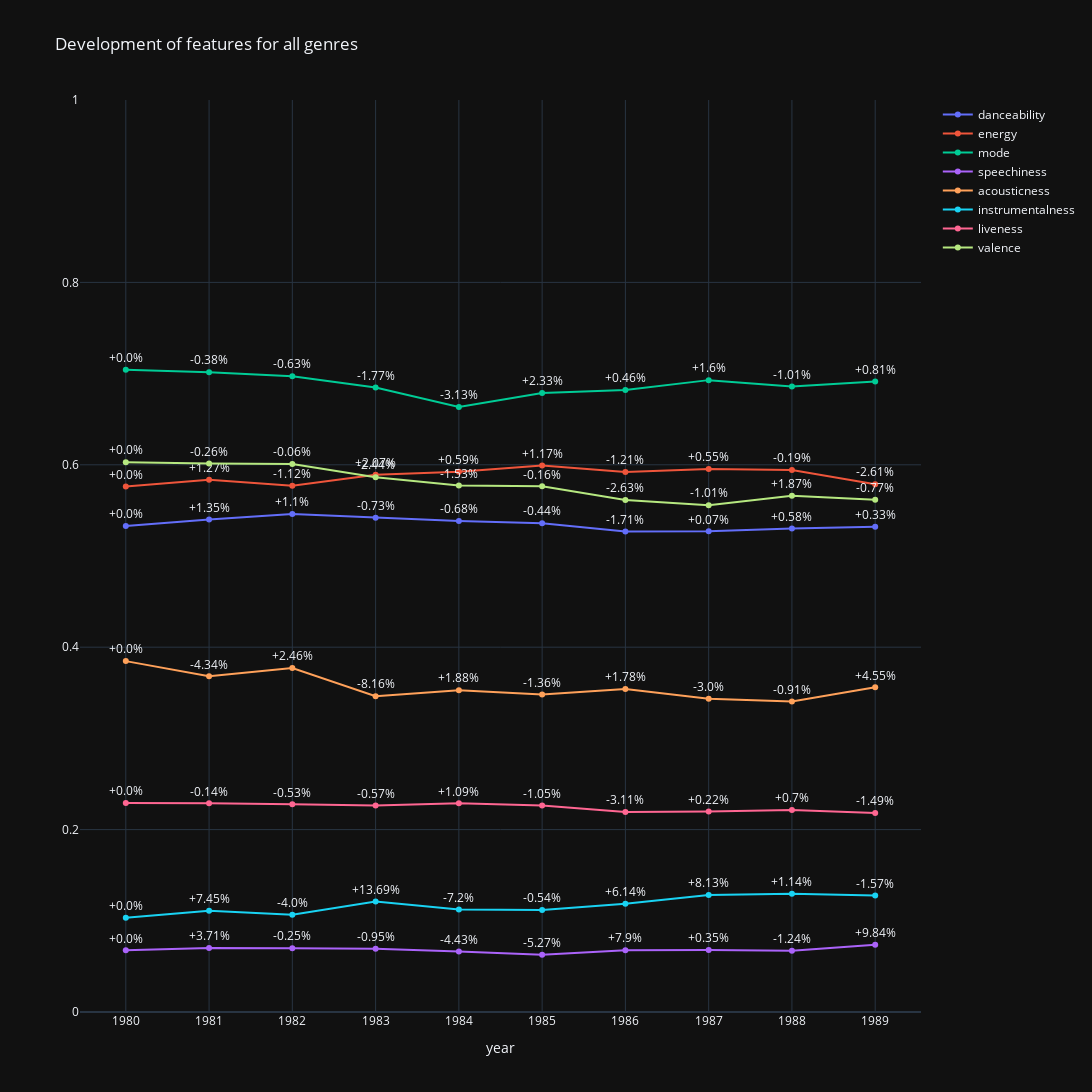
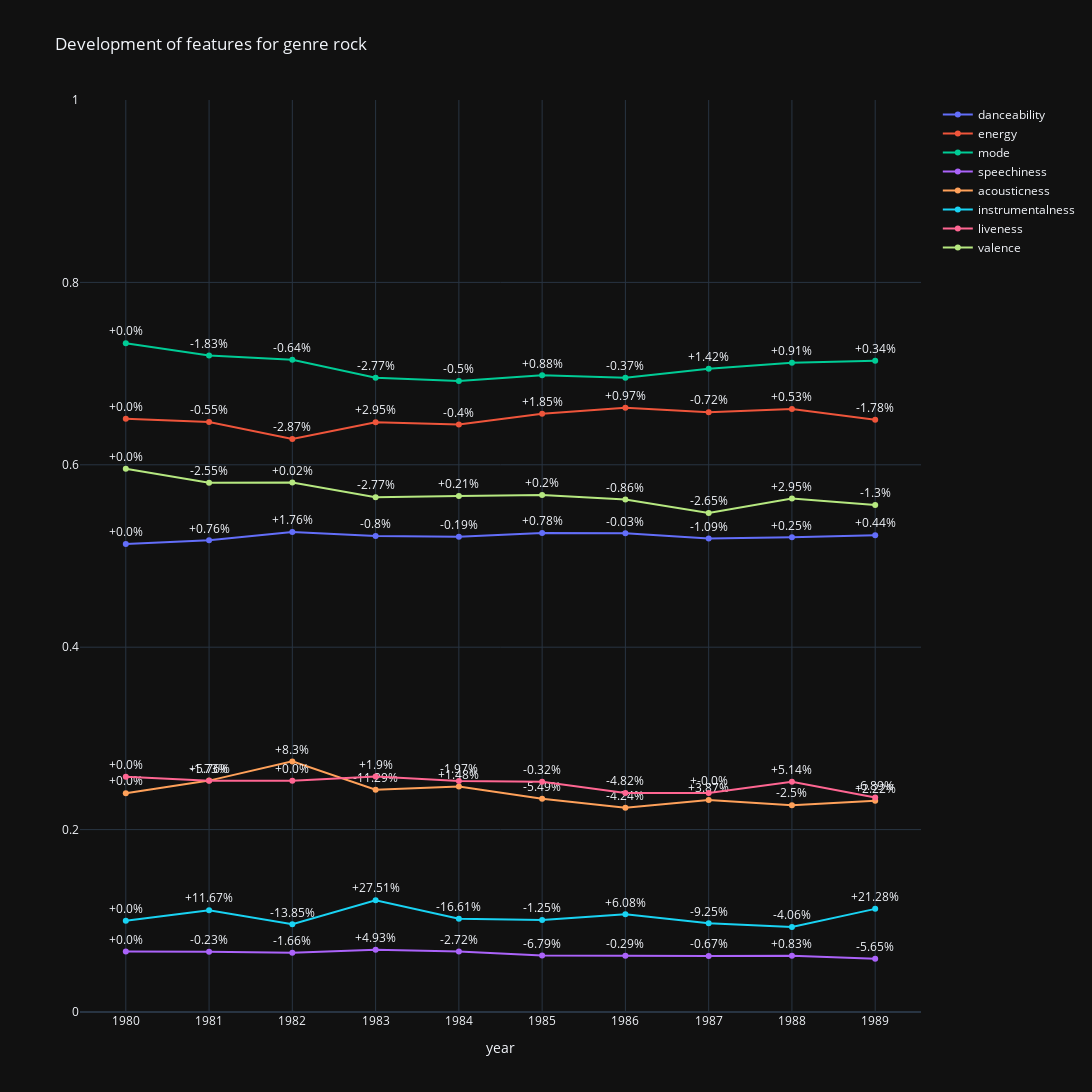
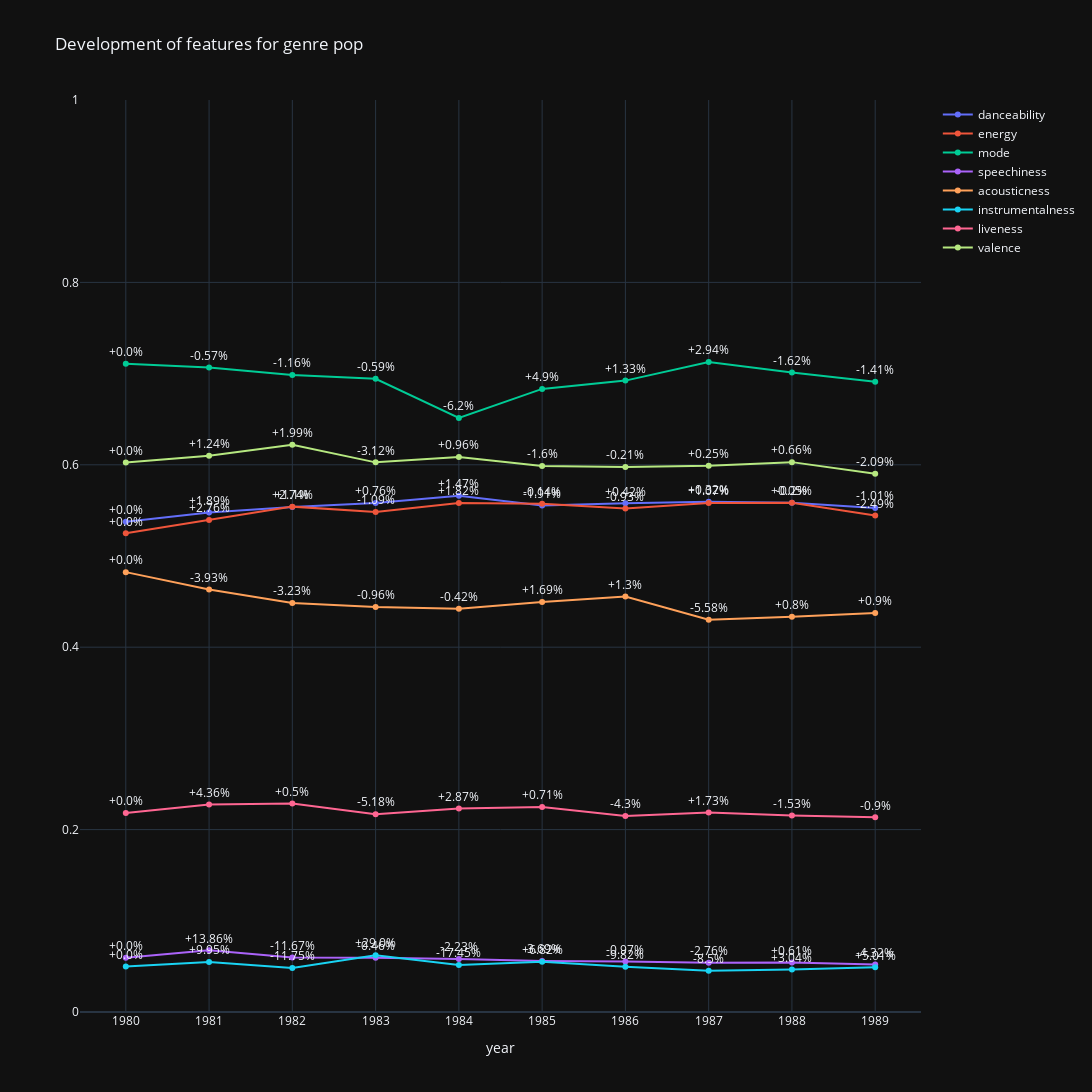

The notebook cell saved with these charts, in order:
### Code cell
if not NOTEBOOK:
    features = ["danceability", "energy", "mode", "speechiness", "acousticness", "instrumentalness", "liveness", "valence"]
    spys = [
        {"title": "Development of features for all genres", "data": songs_per_year, "pct": songs_per_year_pct},
        {"title": "Development of features for genre rock", "data": songs_per_year_rock, "pct": songs_per_year_rock_pct},
        {"title": "Development of features for genre pop", "data": songs_per_year_pop, "pct": songs_per_year_pop_pct}
    ]
    
    for spy in spys:
        fig = go.Figure()
        
        for feature in features:
            fig.add_trace(go.Scatter(
            x=spy['data']['year'],
            y=spy['data'][feature],
            name=feature,
            mode="markers+text+lines",
            text=spy['pct'][feature],
            textposition='top center'
        ))
        
        fig.update_layout(
            height = FIG_HEIGHT,
            width = FIG_WIDTH,
            #yaxis_title='Popularity',
            xaxis_title='year',
            title=spy["title"],
            template='plotly_dark',
            yaxis_range=[0,1]
        )
        
        fig.show()

### Figure 1 — Plotly figure (JSON) as saved in the notebook; plotly's stock layout.template omitted (floating-point values rounded to 4 significant figures)
{"data": [{"mode": "markers+text+lines", "name": "danceability", "text": ["+0.0%", "+1.35%", "+1.1%", "-0.73%", "-0.68%", "-0.44%", "-1.71%", "+0.07%", "+0.58%", "+0.33%"], "textposition": "top center", "type": "scatter", "x": ["1980", "1981", "1982", "1983", "1984", "1985", "1986", "1987", "1988", "1989"], "y": [0.5328, 0.54, 0.546, 0.542, 0.5383, 0.5359, 0.5267, 0.5271, 0.5302, 0.5319]}, {"mode": "markers+text+lines", "name": "energy", "text": ["+0.0%", "+1.27%", "-1.12%", "+2.07%", "+0.59%", "+1.17%", "-1.21%", "+0.55%", "-0.19%", "-2.61%"], "textposition": "top center", "type": "scatter", "x": ["1980", "1981", "1982", "1983", "1984", "1985", "1986", "1987", "1988", "1989"], "y": [0.5762, 0.5835, 0.577, 0.589, 0.5924, 0.5994, 0.5921, 0.5954, 0.5943, 0.5788]}, {"mode": "markers+text+lines", "name": "mode", "text": ["+0.0%", "-0.38%", "-0.63%", "-1.77%", "-3.13%", "+2.33%", "+0.46%", "+1.6%", "-1.01%", "+0.81%"], "textposition": "top center", "type": "scatter", "x": ["1980", "1981", "1982", "1983", "1984", "1985", "1986", "1987", "1988", "1989"], "y": [0.7042, 0.7016, 0.6972, 0.6848, 0.6634, 0.6788, 0.682, 0.6928, 0.6858, 0.6914]}, {"mode": "markers+text+lines", "name": "speechiness", "text": ["+0.0%", "+3.71%", "-0.25%", "-0.95%", "-4.43%", "-5.27%", "+7.9%", "+0.35%", "-1.24%", "+9.84%"], "textposition": "top center", "type": "scatter", "x": ["1980", "1981", "1982", "1983", "1984", "1985", "1986", "1987", "1988", "1989"], "y": [0.06765, 0.07017, 0.06999, 0.06932, 0.06625, 0.06276, 0.06772, 0.06796, 0.06711, 0.07372]}, {"mode": "markers+text+lines", "name": "acousticness", "text": ["+0.0%", "-4.34%", "+2.46%", "-8.16%", "+1.88%", "-1.36%", "+1.78%", "-3.0%", "-0.91%", "+4.55%"], "textposition": "top center", "type": "scatter", "x": ["1980", "1981", "1982", "1983", "1984", "1985", "1986", "1987", "1988", "1989"], "y": [0.3847, 0.368, 0.3771, 0.3463, 0.3529, 0.348, 0.3542, 0.3436, 0.3405, 0.356]}, {"mode": "markers+text+lines", "name": "instrumentalness", "text": ["+0.0%", "+7.45%", "-4.0%", "+13.69%", "-7.2%", "-0.54%", "+6.14%", "+8.13%", "+1.14%", "-1.57%"], "textposition": "top center", "type": "scatter", "x": ["1980", "1981", "1982", "1983", "1984", "1985", "1986", "1987", "1988", "1989"], "y": [0.1033, 0.1109, 0.1065, 0.1211, 0.1124, 0.1118, 0.1186, 0.1283, 0.1297, 0.1277]}, {"mode": "markers+text+lines", "name": "liveness", "text": ["+0.0%", "-0.14%", "-0.53%", "-0.57%", "+1.09%", "-1.05%", "-3.11%", "+0.22%", "+0.7%", "-1.49%"], "textposition": "top center", "type": "scatter", "x": ["1980", "1981", "1982", "1983", "1984", "1985", "1986", "1987", "1988", "1989"], "y": [0.2292, 0.2289, 0.2277, 0.2264, 0.2288, 0.2264, 0.2194, 0.2199, 0.2214, 0.2181]}, {"mode": "markers+text+lines", "name": "valence", "text": ["+0.0%", "-0.26%", "-0.06%", "-2.44%", "-1.53%", "-0.16%", "-2.63%", "-1.01%", "+1.87%", "-0.77%"], "textposition": "top center", "type": "scatter", "x": ["1980", "1981", "1982", "1983", "1984", "1985", "1986", "1987", "1988", "1989"], "y": [0.6029, 0.6014, 0.601, 0.5864, 0.5774, 0.5765, 0.5613, 0.5557, 0.5661, 0.5617]}], "layout": {"height": 1200, "title": {"text": "Development of features for all genres"}, "width": 2000, "xaxis": {"autorange": true, "range": [-0.5243, 9.524], "title": {"text": "year"}, "type": "category"}, "yaxis": {"range": [0, 1], "type": "linear"}}}

### Figure 2 — Plotly figure (JSON) as saved in the notebook; plotly's stock layout.template omitted (floating-point values rounded to 4 significant figures)
{"data": [{"mode": "markers+text+lines", "name": "danceability", "text": ["+0.0%", "+0.76%", "+1.76%", "-0.8%", "-0.19%", "+0.78%", "-0.03%", "-1.09%", "+0.25%", "+0.44%"], "textposition": "top center", "type": "scatter", "x": ["1980", "1981", "1982", "1983", "1984", "1985", "1986", "1987", "1988", "1989"], "y": [0.5132, 0.5171, 0.5262, 0.522, 0.521, 0.5251, 0.5249, 0.5193, 0.5206, 0.5229]}, {"mode": "markers+text+lines", "name": "energy", "text": ["+0.0%", "-0.55%", "-2.87%", "+2.95%", "-0.4%", "+1.85%", "+0.97%", "-0.72%", "+0.53%", "-1.78%"], "textposition": "top center", "type": "scatter", "x": ["1980", "1981", "1982", "1983", "1984", "1985", "1986", "1987", "1988", "1989"], "y": [0.6504, 0.6468, 0.6282, 0.6468, 0.6442, 0.6561, 0.6624, 0.6577, 0.6612, 0.6494]}, {"mode": "markers+text+lines", "name": "mode", "text": ["+0.0%", "-1.83%", "-0.64%", "-2.77%", "-0.5%", "+0.88%", "-0.37%", "+1.42%", "+0.91%", "+0.34%"], "textposition": "top center", "type": "scatter", "x": ["1980", "1981", "1982", "1983", "1984", "1985", "1986", "1987", "1988", "1989"], "y": [0.7333, 0.7199, 0.7153, 0.6954, 0.692, 0.6981, 0.6955, 0.7054, 0.7118, 0.7142]}, {"mode": "markers+text+lines", "name": "speechiness", "text": ["+0.0%", "-0.23%", "-1.66%", "+4.93%", "-2.72%", "-6.79%", "-0.29%", "-0.67%", "+0.83%", "-5.65%"], "textposition": "top center", "type": "scatter", "x": ["1980", "1981", "1982", "1983", "1984", "1985", "1986", "1987", "1988", "1989"], "y": [0.06627, 0.06612, 0.06502, 0.06822, 0.06637, 0.06186, 0.06168, 0.06127, 0.06178, 0.05829]}, {"mode": "markers+text+lines", "name": "acousticness", "text": ["+0.0%", "+5.76%", "+8.3%", "-11.29%", "+1.48%", "-5.49%", "-4.24%", "+3.87%", "-2.5%", "+2.22%"], "textposition": "top center", "type": "scatter", "x": ["1980", "1981", "1982", "1983", "1984", "1985", "1986", "1987", "1988", "1989"], "y": [0.2399, 0.2537, 0.2748, 0.2438, 0.2474, 0.2338, 0.2239, 0.2325, 0.2267, 0.2317]}, {"mode": "markers+text+lines", "name": "instrumentalness", "text": ["+0.0%", "+11.67%", "-13.85%", "+27.51%", "-16.61%", "-1.25%", "+6.08%", "-9.25%", "-4.06%", "+21.28%"], "textposition": "top center", "type": "scatter", "x": ["1980", "1981", "1982", "1983", "1984", "1985", "1986", "1987", "1988", "1989"], "y": [0.09993, 0.1116, 0.09615, 0.1226, 0.1022, 0.101, 0.1071, 0.09719, 0.09325, 0.1131]}, {"mode": "markers+text+lines", "name": "liveness", "text": ["+0.0%", "-1.73%", "+0.0%", "+1.9%", "-1.97%", "-0.32%", "-4.82%", "+-0.0%", "+5.14%", "-6.89%"], "textposition": "top center", "type": "scatter", "x": ["1980", "1981", "1982", "1983", "1984", "1985", "1986", "1987", "1988", "1989"], "y": [0.2579, 0.2534, 0.2534, 0.2583, 0.2532, 0.2524, 0.2402, 0.2402, 0.2525, 0.2351]}, {"mode": "markers+text+lines", "name": "valence", "text": ["+0.0%", "-2.55%", "+0.02%", "-2.77%", "+0.21%", "+0.2%", "-0.86%", "-2.65%", "+2.95%", "-1.3%"], "textposition": "top center", "type": "scatter", "x": ["1980", "1981", "1982", "1983", "1984", "1985", "1986", "1987", "1988", "1989"], "y": [0.5956, 0.5804, 0.5805, 0.5645, 0.5657, 0.5668, 0.5619, 0.547, 0.5632, 0.5558]}], "layout": {"height": 1200, "title": {"text": "Development of features for genre rock"}, "width": 2000, "xaxis": {"autorange": true, "range": [-0.5243, 9.524], "title": {"text": "year"}, "type": "category"}, "yaxis": {"range": [0, 1], "type": "linear"}}}

### Figure 3 — Plotly figure (JSON) as saved in the notebook; plotly's stock layout.template omitted (floating-point values rounded to 4 significant figures)
{"data": [{"mode": "markers+text+lines", "name": "danceability", "text": ["+0.0%", "+1.89%", "+1.1%", "+0.76%", "+1.47%", "-1.91%", "+0.42%", "+0.32%", "-0.2%", "-1.01%"], "textposition": "top center", "type": "scatter", "x": ["1980", "1981", "1982", "1983", "1984", "1985", "1986", "1987", "1988", "1989"], "y": [0.5376, 0.5478, 0.5538, 0.558, 0.5662, 0.5554, 0.5577, 0.5595, 0.5584, 0.5527]}, {"mode": "markers+text+lines", "name": "energy", "text": ["+0.0%", "+2.76%", "+2.74%", "-1.09%", "+1.82%", "-0.14%", "-0.93%", "+1.07%", "+0.05%", "-2.49%"], "textposition": "top center", "type": "scatter", "x": ["1980", "1981", "1982", "1983", "1984", "1985", "1986", "1987", "1988", "1989"], "y": [0.5249, 0.5393, 0.5541, 0.5481, 0.5581, 0.5573, 0.5521, 0.558, 0.5583, 0.5444]}, {"mode": "markers+text+lines", "name": "mode", "text": ["+0.0%", "-0.57%", "-1.16%", "-0.59%", "-6.2%", "+4.9%", "+1.33%", "+2.94%", "-1.62%", "-1.41%"], "textposition": "top center", "type": "scatter", "x": ["1980", "1981", "1982", "1983", "1984", "1985", "1986", "1987", "1988", "1989"], "y": [0.7107, 0.7066, 0.6985, 0.6944, 0.6513, 0.6832, 0.6923, 0.7127, 0.7011, 0.6912]}, {"mode": "markers+text+lines", "name": "speechiness", "text": ["+0.0%", "+13.86%", "-11.67%", "-0.46%", "-2.23%", "-3.69%", "-0.97%", "-2.76%", "+0.61%", "-4.32%"], "textposition": "top center", "type": "scatter", "x": ["1980", "1981", "1982", "1983", "1984", "1985", "1986", "1987", "1988", "1989"], "y": [0.05946, 0.0677, 0.05979, 0.05952, 0.05819, 0.05604, 0.0555, 0.05397, 0.0543, 0.05195]}, {"mode": "markers+text+lines", "name": "acousticness", "text": ["+0.0%", "-3.93%", "-3.23%", "-0.96%", "-0.42%", "+1.69%", "+1.3%", "-5.58%", "+0.8%", "+0.9%"], "textposition": "top center", "type": "scatter", "x": ["1980", "1981", "1982", "1983", "1984", "1985", "1986", "1987", "1988", "1989"], "y": [0.4823, 0.4634, 0.4484, 0.4441, 0.4422, 0.4497, 0.4555, 0.4301, 0.4335, 0.4374]}, {"mode": "markers+text+lines", "name": "instrumentalness", "text": ["+0.0%", "+9.95%", "-11.75%", "+29.0%", "-17.45%", "+6.82%", "-9.82%", "-8.5%", "+3.04%", "+5.01%"], "textposition": "top center", "type": "scatter", "x": ["1980", "1981", "1982", "1983", "1984", "1985", "1986", "1987", "1988", "1989"], "y": [0.0498, 0.05475, 0.04832, 0.06234, 0.05146, 0.05497, 0.04957, 0.04535, 0.04673, 0.04907]}, {"mode": "markers+text+lines", "name": "liveness", "text": ["+0.0%", "+4.36%", "+0.5%", "-5.18%", "+2.87%", "+0.71%", "-4.3%", "+1.73%", "-1.53%", "-0.9%"], "textposition": "top center", "type": "scatter", "x": ["1980", "1981", "1982", "1983", "1984", "1985", "1986", "1987", "1988", "1989"], "y": [0.2181, 0.2276, 0.2287, 0.2169, 0.2231, 0.2247, 0.215, 0.2187, 0.2154, 0.2135]}, {"mode": "markers+text+lines", "name": "valence", "text": ["+0.0%", "+1.24%", "+1.99%", "-3.12%", "+0.96%", "-1.6%", "-0.21%", "+0.25%", "+0.66%", "-2.09%"], "textposition": "top center", "type": "scatter", "x": ["1980", "1981", "1982", "1983", "1984", "1985", "1986", "1987", "1988", "1989"], "y": [0.6025, 0.61, 0.6221, 0.6027, 0.6085, 0.5987, 0.5975, 0.599, 0.6029, 0.5903]}], "layout": {"height": 1200, "title": {"text": "Development of features for genre pop"}, "width": 2000, "xaxis": {"autorange": true, "range": [-0.5243, 9.524], "title": {"text": "year"}, "type": "category"}, "yaxis": {"range": [0, 1], "type": "linear"}}}
